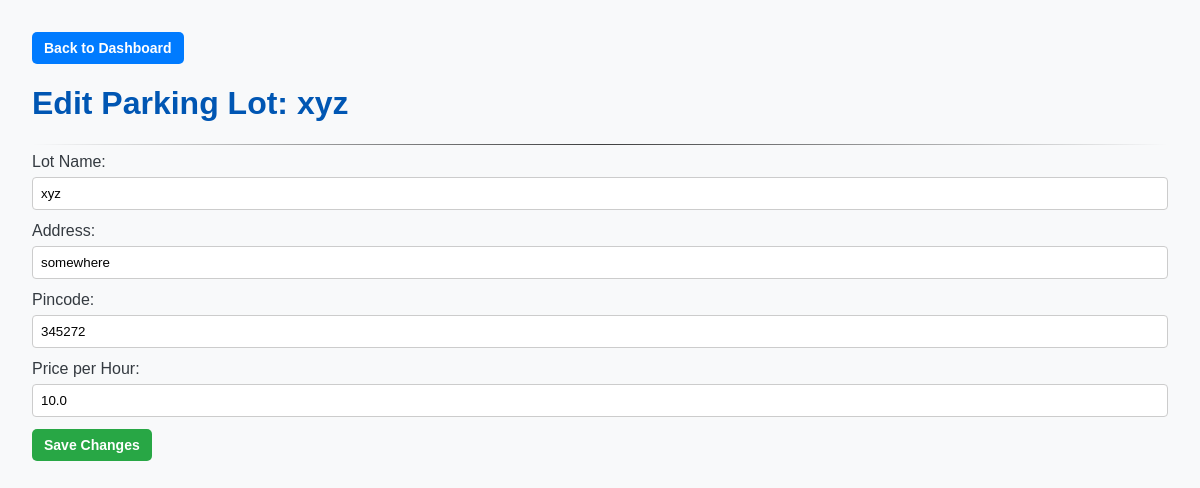
The page /admin/lot/edit/1 (signed in) on the database its author committed.
### models/models.py (models this page shows)
class ParkingLot(db.Model):
    __tablename__ = 'parking_lots'
    id = db.Column(db.Integer, primary_key=True)
    name = db.Column(db.String(100), nullable=False)
    address = db.Column(db.String(200), nullable=False)
    pincode = db.Column(db.String(10), nullable=False)
    price_per_hour = db.Column(db.Float, nullable=False)
    capacity = db.Column(db.Integer, nullable=False)
    spots = db.relationship('ParkingSpot', backref='parking_lot', lazy=True, cascade="all, delete-orphan")

### app.py (the view, shortened to what this page needs)
@app.route('/admin/lot/edit/<int:lot_id>', methods=['GET', 'POST'])
def edit_lot(lot_id):
    if not session.get('is_admin'):
        flash("Admin access required.", "error")
        return redirect(url_for('login'))
    lot_to_edit = ParkingLot.query.get_or_404(lot_id)
    return render_template('edit_lot.html', lot=lot_to_edit)

### templates/edit_lot.html (shortened to what this page needs)
<!DOCTYPE html>
<html lang="en">
<head>
    <link rel="stylesheet" href="{{ url_for('static', filename='css/styles.css') }}">
</head>
<body>
    <div>
        <a href="{{ url_for('admin_dashboard') }}" class="btn btn-primary"> Back to Dashboard</a>
    </div>
    <h1>Edit Parking Lot: {{ lot.name }}</h1>
    <hr>
    <form method="POST">
        <label>Lot Name:</label>
        <input type="text" name="name" value="{{ lot.name }}" required>
        <label>Address:</label>
        <input type="text" name="address" value="{{ lot.address }}" required>
        <label>Pincode:</label>
        <input type="text" name="pincode" value="{{ lot.pincode }}" required>
        <label>Price per Hour:</label>
        <input type="number" name="price_per_hour" value="{{ lot.price_per_hour }}" step="0.01" required>
        <button type="submit" class="btn btn-success">Save Changes</button>
    </form>
</body>
</html>

### static/css/styles.css (style rules this page uses)
body { font-family: sans-serif; margin: 2em; background-color: #f8f9fa; color: #343a40; }
h1, h2 { color: #0056b3; }
hr { border: 0; height: 1px; background-image: linear-gradient(to right, rgba(0, 0, 0, 0), rgba(0, 0, 0, 0.75), rgba(0, 0, 0, 0)); }
input[type="text"], input[type="number"], input[type="email"], input[type="password"] { width: 100%; padding: 8px; margin: 6px 0 12px 0; display: inline-block; border: 1px solid #ccc; border-radius: 4px; box-sizing: border-box; }
.btn { padding: 8px 12px; border-radius: 5px; border: none; cursor: pointer; font-weight: bold; color: white; text-decoration: none; font-size: 14px; display: inline-block; }
.btn-primary { background-color: #007bff; }
.btn-success { background-color: #28a745; }

### rows shown on the page
ParkingLot: name "xyz", address "somewhere", pincode "345272", price_per_hour "10.0"
